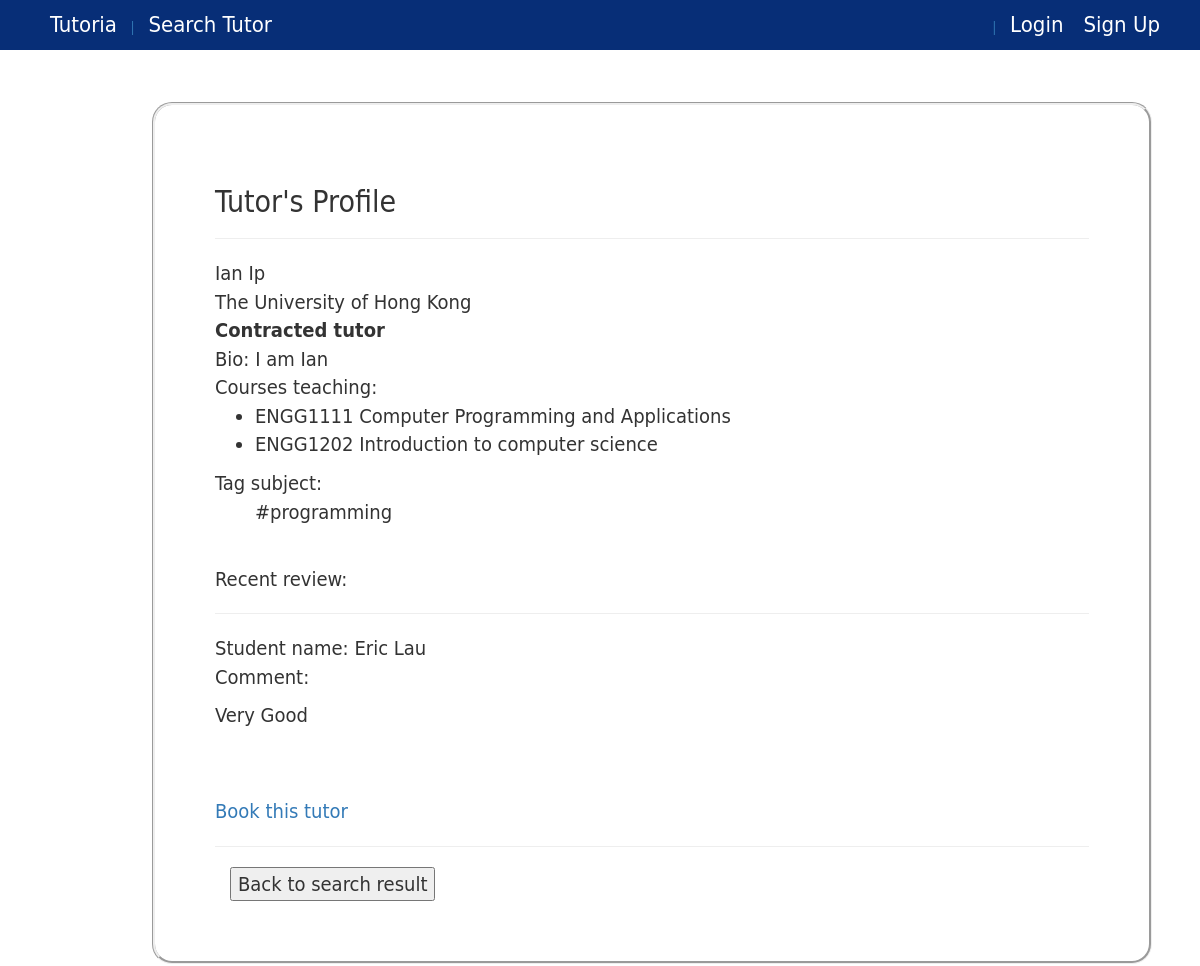
The app's page /tutorprofile/2 with its own data.
### core/models.py (models this page shows, shortened)
class Tutor(models.Model):
    profile = models.OneToOneField(Profile, on_delete=models.CASCADE)
    tutor_type =  models.ForeignKey(TutorType, blank=True, null=True )
    hourly_rate = models.DecimalField(max_digits=10, decimal_places=2, default=Decimal(0.0))
    tag = models.ManyToManyField(Tag, blank=True)
    university = models.ForeignKey(University, blank=True,null=True)
    course = models.ManyToManyField(Course, blank=True)
    bio = models.CharField(max_length=500, blank=True,null=True)
    isHideProfile = models.BooleanField(default=False)
    @property
    def isPrivateTutor(self):
        return self.tutor_type.tutor_type=="private"
    @property
    def hasMoreThanTwoRating(self):
        return len( Review.objects.filter(tutor=self) ) >= 3

class Profile(models.Model):
    user = models.OneToOneField(User, on_delete=models.CASCADE)
    phone = models.CharField(max_length=20)
    user_type =  models.ForeignKey(UserType)
    wallet = models.OneToOneField(Wallet)
    @property
    def getUserFullName(self):
        user=self.user
        fname=""
        if user.first_name != None:
            fname += user.first_name
        if user.first_name != None and user.last_name != None:
            fname += " " + user.last_name
        elif user.last_name != None:
            fname += user.last_name
        return fname

class University(models.Model):
    name = models.CharField(max_length=50)
    abbrev = models.CharField(max_length=10)

class Course(models.Model):
    name = models.CharField(max_length=50)
    code = models.CharField(max_length=10)
    university = models.ForeignKey(University)

class Tag(models.Model):
    name = models.CharField(max_length=20)

class Review(models.Model):
    tutor = models.ForeignKey(Tutor, on_delete=models.CASCADE)
    student = models.ForeignKey(Student)
    rating = models.IntegerField()
    date = models.DateTimeField()
    comment = models.CharField(max_length=500, blank=True,null=True)
    isAnonymous = models.BooleanField()

class Student(models.Model):
    profile = models.OneToOneField(Profile, on_delete=models.CASCADE)
    university = models.OneToOneField(University, blank=True,null=True)

### core/views.py (the view)
# urls.py: url(r'^tutorprofile/(?P<tutor_id>[0-9]+)$', views.viewTutorProfile, name='view_tutor_profile'),
def viewTutorProfile(request, tutor_id):
    tutor = get_object_or_404(Tutor, pk=tutor_id)
    reviews = Review.objects.filter(tutor=tutor)
    context= {'tutor':tutor, 'reviews': reviews}
    if len(reviews)<3:
        context['noAverage']=True
    return render(request, 'view_tutor_profile.html', context)

### core/templates/view_tutor_profile.html (shortened to what this page needs)
{% extends 'base.html' %}
{% block content %}
        {% if tutor %}
            <h2>Tutor's Profile</h2>
            <hr/>
            {{tutor.profile.getUserFullName}} <br/>
            {{tutor.university.name}}<br/>
            {% if tutor.isPrivateTutor %}
                <b>Private tutor</b><br/>
                Hourly rate: HKD {{tutor.hourly_rate|floatformat:0}}<br/>
            {% else %}
                <b>Contracted tutor</b><br/>
            {% endif %}
            Bio: {{tutor.bio}}<br/>
            {% if tutor.course %}
                Courses teaching: <br/>
                <ul>
                {% for c in tutor.course.all %}
                    <li>{{c.code}} {{c.name}}</li>
                {% endfor %}
                </ul>
            {% endif %}
            {% if tutor.course %}
                Tag subject: <br/>
                <ul>
                {% for t in tutor.tag.all %}
                    #{{t.name}}
                {% endfor %}
                </ul>
            {% endif %}
            <br/>
            {% if reviews %}
                Recent review: <br/>
                {% for each in reviews %}
                    <hr/>
                    <p>
                    {% if not each.isAnonymous %}
                        Student name: {{each.student.profile.getUserFullName}}</br>
                    {% else %}
                        Anonymous student</br>
                    {% endif %}
                    Comment:
                    <p>{{each.comment}}</p>
                    </p>
                {% endfor %}
            {% endif %}
            <br/><br/>
            <a href="{% url 'book_tutor' tutor.id %}">Book this tutor</a>
        {% else %}
            <hr/>
            <p>Invalid tutor id</p>
        {% endif %}
        <hr/>
        <div class="form-group">
        <div class="col-xs-7">
        <button onclick="window.history.back();" >Back to search result</button>
        </div>
    </div>
{% endblock %}

### core/static/css/base.css (style rules this page uses)
* { margin:0 auto; padding:0 auto; }
html,body { height:100%; }
a:link { text-decoration: none; }

### records on screen
Tutor: profile.getUserFullName "Ian Ip", university.name "The University of Hong Kong", bio "I am Ian"
Course: code "ENGG1111", name "Computer Programming and Applications"
Course: code "ENGG1202", name "Introduction to computer science"
Tag: name "programming"
Review: student.profile.getUserFullName "Eric Lau", comment "Very Good"
